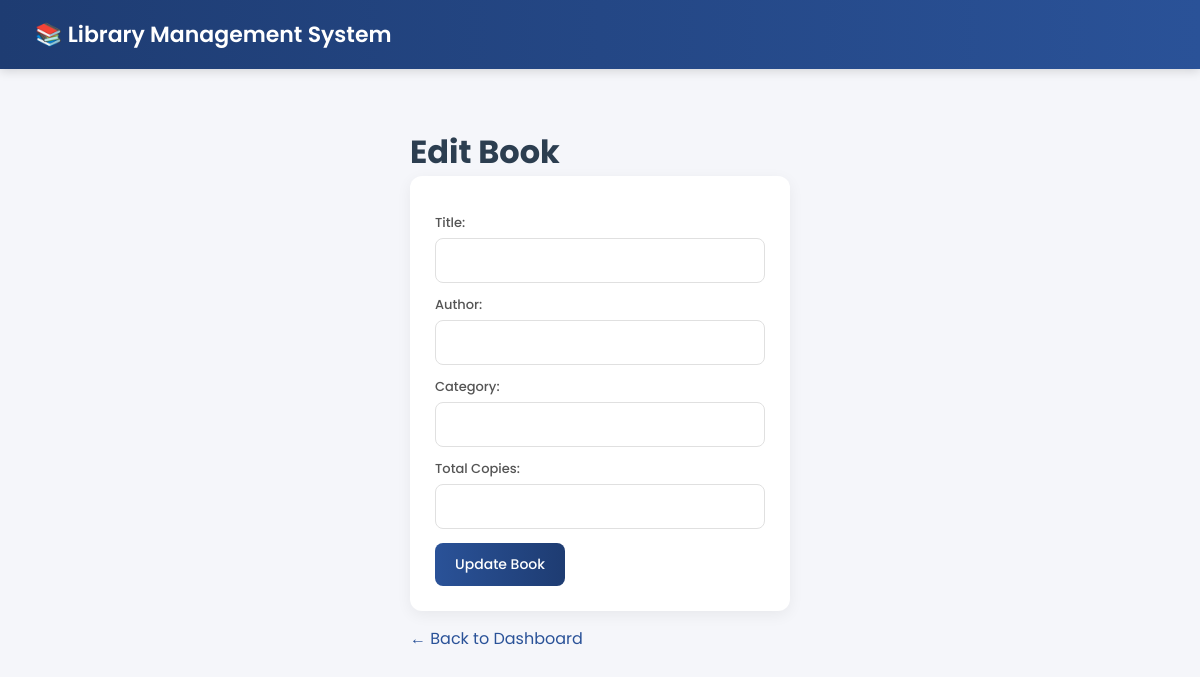
/edit_book/6, run on an earlier commit of the app's database.
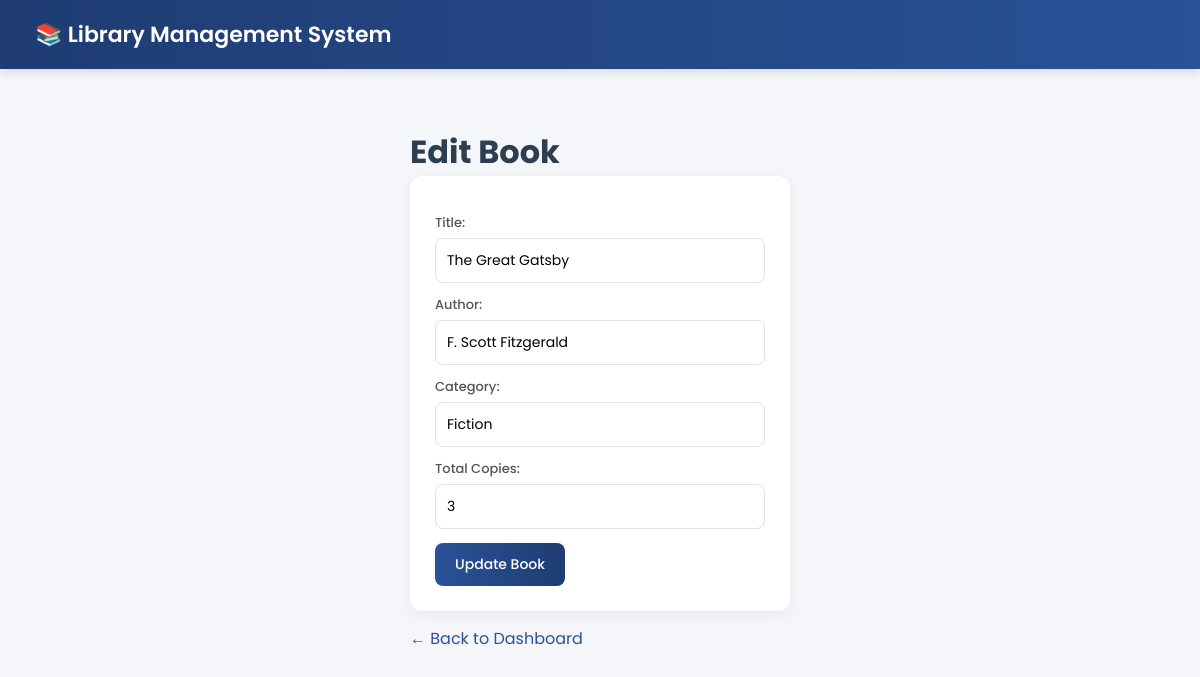
And on a later commit of the database.
### library managment.py (models this page shows)
class Book(db.Model):
    id = db.Column(db.Integer, primary_key=True)
    title = db.Column(db.String(200), nullable=False)
    author = db.Column(db.String(100), nullable=False)
    category = db.Column(db.String(50))
    total_copies = db.Column(db.Integer, default=1)
    available_copies = db.Column(db.Integer, default=1)

### library managment.py (the view)
@app.route('/edit_book/<int:book_id>', methods=['GET'])
def edit_book_page(book_id):
    book = Book.query.get(book_id)
    return render_template('edit.html', book=book)

### templates/edit.html (shortened to what this page needs)
<!DOCTYPE html>
<html>
<head>
    <link rel="stylesheet" href="{{ url_for('static', filename='style.css') }}">
</head>
<body>
    <div class="navbar">
        <h1>📚 Library Management System</h1>
    </div>
    <div class="form-page">
        <div>
            <h1>Edit Book</h1>
            <form action="/edit_book/{{ book.id }}" method="POST">
                <label>Title:</label>
                <input type="text" name="title" value="{{ book.title }}" required>
                <label>Author:</label>
                <input type="text" name="author" value="{{ book.author }}" required>
                <label>Category:</label>
                <input type="text" name="category" value="{{ book.category }}">
                <label>Total Copies:</label>
                <input type="number" name="total_copies" value="{{ book.total_copies }}">
                <button type="submit">Update Book</button>
            </form>
            <p><a href="/admin_dashboard">← Back to Dashboard</a></p>
        </div>
    </div>
</body>
</html>

What changed in the data, as far as the page shows it:
added Book: title "The Great Gatsby", author "F. Scott Fitzgerald", category "Fiction", total_copies "3"
